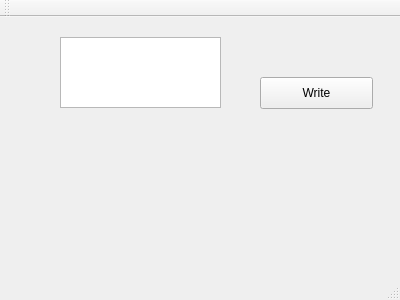
<?xml version="1.0" encoding="UTF-8"?>
<ui version="4.0">
 <class>MainWindow</class>
 <widget class="QMainWindow" name="MainWindow">
  <property name="geometry">
   <rect>
    <x>0</x>
    <y>0</y>
    <width>400</width>
    <height>300</height>
   </rect>
  </property>
  <property name="windowTitle">
   <string>MainWindow</string>
  </property>
  <widget class="QWidget" name="centralWidget">
   <widget class="QTextEdit" name="textRead">
    <property name="geometry">
     <rect>
      <x>60</x>
      <y>20</y>
      <width>161</width>
      <height>71</height>
     </rect>
    </property>
   </widget>
   <widget class="QPushButton" name="writeButton">
    <property name="geometry">
     <rect>
      <x>260</x>
      <y>60</y>
      <width>113</width>
      <height>32</height>
     </rect>
    </property>
    <property name="text">
     <string>Write</string>
    </property>
    <property name="autoDefault">
     <bool>false</bool>
    </property>
   </widget>
   <widget class="QLabel" name="labelWrite">
    <property name="geometry">
     <rect>
      <x>80</x>
      <y>170</y>
      <width>161</width>
      <height>51</height>
     </rect>
    </property>
    <property name="text">
     <string>&lt;None&gt;</string>
    </property>
   </widget>
  </widget>
  <widget class="QMenuBar" name="menuBar">
   <property name="geometry">
    <rect>
     <x>0</x>
     <y>0</y>
     <width>400</width>
     <height>22</height>
    </rect>
   </property>
  </widget>
  <widget class="QToolBar" name="mainToolBar">
   <attribute name="toolBarArea">
    <enum>TopToolBarArea</enum>
   </attribute>
   <attribute name="toolBarBreak">
    <bool>false</bool>
   </attribute>
  </widget>
  <widget class="QStatusBar" name="statusBar"/>
 </widget>
 <layoutdefault spacing="6" margin="11"/>
 <resources/>
 <connections/>
</ui>
